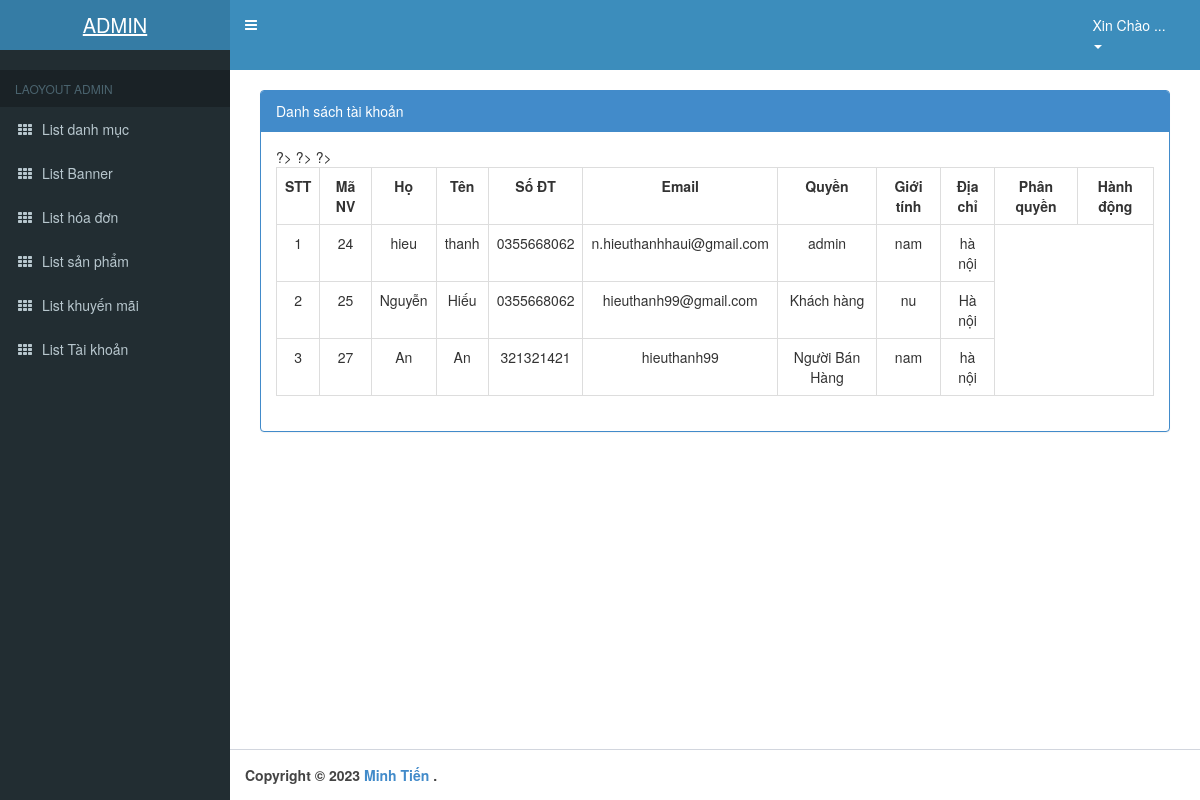
Page /admin/index.php?action=taikhoan on the earlier database version.
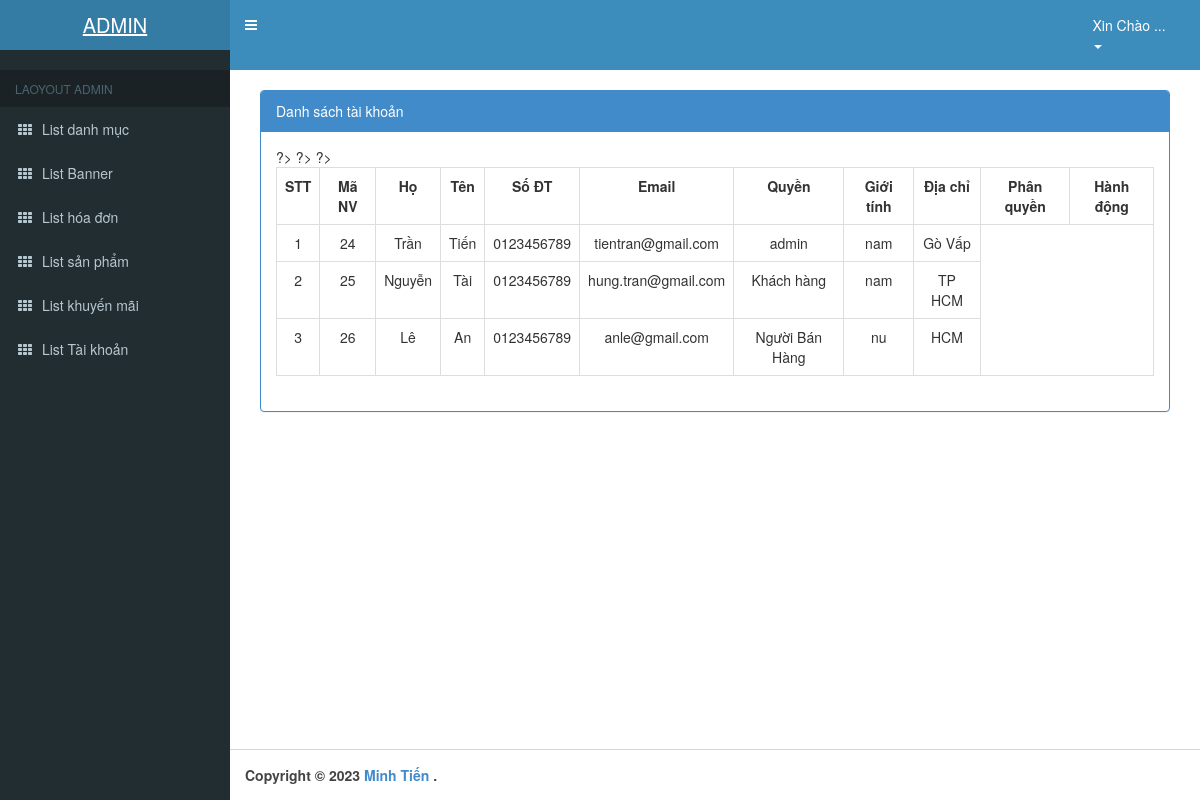
Same page on the later database version.
### tables this page shows
CREATE TABLE `user` (
  `idUser` int(11) NOT NULL,
  `ho` varchar(255) NOT NULL,
  `ten` varchar(255) NOT NULL,
  `email` varchar(255) NOT NULL,
  `diachi` varchar(255) NOT NULL,
  `gioitinh` varchar(255) NOT NULL,
  `sodienthoai` varchar(255) NOT NULL,
  `tendangnhap` varchar(255) NOT NULL,
  `matkhau` varchar(255) NOT NULL,
  `idQuyen` int(11) NOT NULL,
  `recovery_code` varchar(255)
);

### admin/controller_admin/quanlytaikhoan.php (called while the page is built, shortened)
<?php
    require_once('./model_admin/nguoidung.php');
    class nguoidungcontroller
    {
    	private $nguoidung_model;
    	public function __construct()
    	{
    		$this->nguoidung_model = new nguoidung();
    	}
    	public function list()
    	{
            if(isset($_POST['timkiem'])){
                $timkiem = $_POST['timkiem'];
                $data = $this->nguoidung_model->timkiem($timkiem);
            }else{
                $data = $this->nguoidung_model->all();
            }
    		require_once('views_admin/index.php');
    	}
       }
?>

### admin/model_admin/ketnoi.php (called while the page is built, shortened)
<?php
    class ketnoi
    {
    	function __construct()
    	{
    		$host = "127.0.0.1:3307";
    		$username ="root";
    		$password = "";
    		$dbname = "shoe_store";
    		$this->connect = new mysqli($host,$username,$password,$dbname);
    	}
    }
?>

### admin/model_admin/nguoidung.php (called while the page is built, shortened)
<?php
    require_once('ketnoi.php');
    class nguoidung
    {
    	private $conn;
    	function __construct()
    	{
    		$connect_obj = new ketnoi();
            $this->conn = $connect_obj->connect;
    	}
    	function all()
    	{
    		$query = "SELECT * FROM user ORDER BY idUser ASC";
    		$result = $this->conn->query($query);
    		$data = array();
    		while ($row = $result->fetch_assoc()) {
       		   $data[] = $row;
    		}
    		return $data;
    	}
}
?>

### admin/views_admin/taikhoan/Quanlytaikhoan.php (the view, shortened to what this page needs)
<div class="col-md-12">
  <div class="panel panel-primary">
    <div class="panel-heading">Danh sách tài khoản</div>
    <div class="panel-body">
      <table class="table table-bordered table-hover " style="text-align:center;">
        <tr>
          <th style="text-align:center;">STT</th>
          <th style="text-align:center;">Mã NV</th>
          <th style="text-align:center;">Họ</th>
          <th style="text-align:center;">Tên</th>
          <th style="text-align:center;">Số ĐT</th>
          <th style="text-align:center;">Email</th>
          <th style="text-align:center;">Quyền</th>
          <th style="text-align:center;">Giới tính</th>
          <th style="text-align:center;">Địa chỉ</th>
          <th style="text-align:center;">Phân quyền</th>
          <th style="text-align:center;">Hành động</th>
        </tr>
        <?php
        $stt = 1;
        foreach ($data as $row) : ?>
          <tr>
            <td><?= $stt++; ?></td>
            <td><?= $row['idUser'] ?></td>
            <td><?= $row['ho'] ?></td>
            <td><?= $row['ten'] ?></td>
            <td><?= $row['sodienthoai'] ?></td>
            <td><?= $row['email'] ?></td>
            <td>
              <?php if ($row['idQuyen'] == 1) {
                echo "admin";
              }
              if ($row['idQuyen'] == 2) {
                echo "Người Bán Hàng";
              }
              if ($row['idQuyen'] == 0) {
                echo "Khách hàng";
              }
              ?>
            </td>
            <td><?= $row['gioitinh'] ?></td>
            <td><?= $row['diachi'] ?></td>
          </tr>
        <?php
        endforeach;
        ?>
      </table>
    </div>
  </div>
</div>

### admin/index.php (shortened to what this page needs)
<?php
    $act = isset($_GET['action']) ? $_GET['action'] : "trangchu";
    switch ($act) {
        case 'taikhoan':
            require_once('controller_admin/quanlytaikhoan.php');
            $controller_taikhoanobj = new nguoidungcontroller();
            $controller_taikhoanobj->list();
            break;
    }
?>

### admin/views_admin/index.php (shortened to what this page needs)
<!DOCTYPE html>
<html>
<head>
    <link rel="stylesheet" href="public_admin/assets/css/bootstrap.min.css">
    <link rel="stylesheet" href="public_admin/assets/css/font-awesome.min.css">
    <link rel="stylesheet" href="public_admin/assets/css/AdminLTE.min.css">
    <link rel="stylesheet" href="public_admin/assets/css/_all-skins.min.css">
    <link rel="stylesheet" type="text/css" href="public_admin/css/style.css">
    <link rel="stylesheet" type="text/css" href="public_admin/css/bootstrap.min.css">
    <link rel="stylesheet" href="https://maxcdn.bootstrapcdn.com/font-awesome/4.4.0/css/font-awesome.min.css">
    <link rel="stylesheet" type="text/css" href="public_admin/css/font-awesome.min.css">
</head>
<body>
     <?php
     require_once('layout/layout.php');
     ?>
     <?php
     require_once('dieuhuong.php');
     ?>
      <?php
     require_once('layout/footer.php');
     ?>
</body>
</html>

### admin/views_admin/layout/layout.php (shortened to what this page needs)
<body class="hold-transition skin-blue sidebar-mini">
    <div class="wrapper">
        <header class="main-header">
            <a href="?action=trangchu" class="logo">
                <span class="logo-lg"><b></b>ADMIN</span>
            </a>
            <nav class="navbar navbar-static-top">
                <a href="#" class="sidebar-toggle" data-toggle="push-menu" role="button">
                </a>
                <div class="navbar-custom-menu" style="margin-right:2%">
                <ul class="nav navbar-nav">
                    <li class="dropdown user user-menu">
                        <a href="#" class="dropdown-toggle" data-toggle="dropdown" role="button" aria-haspopup="true" aria-expanded="false">
                            <span class="hidden-xs">
                                <?php
                                    if (isset($_SESSION['tendangnhap'])) { ?>
                                        <img src="/images/edubirdie.png" alt="Logo" style="width: 50px;">
                                        <?php echo "Xin chào " . htmlspecialchars($_SESSION['tendangnhap']); ?>
                                    <?php } else { ?>
                                        <?php echo "Xin Chào ..."; ?>
                                    <?php }
                                ?>
                            </span>
                            <span class="caret"></span>
                        </a>
                    </li>
                </ul>
                </div>
            </nav>
        </header>
        <aside class="main-sidebar">
            <section class="sidebar">
                <div class="user-panel">
                    <div class="pull-left info">
                    </div>
                </div>
                <ul class="sidebar-menu" data-widget="tree">
                    <li class="header">LAOYOUT ADMIN</li>
                    <li>
                        <a href="?action=loaisanpham">
                            <i class="fa fa-th"></i> <span>List danh mục</span>
                        </a>
                    </li>
                    <li>
                        <a href="?action=banner">
                            <i class="fa fa-th"></i> <span>List Banner</span>
                        </a>
                    </li>
                    <li>
                        <a href="?action=hoadon">
                            <i class="fa fa-th"></i> <span>List hóa đơn</span>
                        </a>
                    </li>
                    <li>
                        <a href="?action=sanpham"">
                            <i class=" fa fa-th"></i> <span>List sản phẩm</span>
                        </a>
                    </li>
                    <li>
                        <a href="?action=khuyenmai">
                            <i class="fa fa-th"></i> <span>List khuyến mãi</span>
                        </a>
                    </li>
                    <li>
                        <a href="?action=taikhoan">
                            <i class="fa fa-th"></i> <span>List Tài khoản</span>
                        </a>
                    </li>
                </ul>
            </section>
        </aside>
        <div class="content-wrapper">
            <section class="content">

### admin/views_admin/dieuhuong.php (shortened to what this page needs)
<?php
    $action = isset($_GET['action']) ? $_GET['action'] : "trangchu";
    switch ($action) {
        case 'taikhoan':
            require_once('taikhoan/Quanlytaikhoan.php');
            break;
    }
?>

### admin/views_admin/layout/footer.php (shortened to what this page needs)
</section>
</div>
        <footer class="main-footer">
            <strong>Copyright &copy; 2023 <a href="https://adminlte.io">Minh Tiến </a>.</strong>
        </footer>

### admin/public_admin/css/style.css (style rules this page uses)
body { overflow-x: hidden; font-family: 'Roboto', sans-serif; font-size: 16px; }

Differences in the rows shown:
removed user: idUser "27", ho "An", ten "An", sodienthoai "321321421", email "hieuthanh99", shows "Người Bán Hàng", gioitinh "nam", diachi "hà nội"
changed user id 24: ho "hieu" → "Trần"; ten "thanh" → "Tiến"; sodienthoai "0355668062" → "0123456789"; email "n.hieuthanhhaui@gmail.com" → "tientran@gmail.com"; diachi "hà nội" → "Gò Vấp"
changed user "Nguyễn": ten "Hiếu" → "Tài"; sodienthoai "0355668062" → "0123456789"; email "hieuthanh99@gmail.com" → "hung.tran@gmail.com"; gioitinh "nu" → "nam"; diachi "Hà nội" → "TP HCM"
added user: idUser "26", ho "Lê", ten "An", sodienthoai "0123456789", email "anle@gmail.com", shows "Người Bán Hàng", gioitinh "nu", diachi "HCM"
